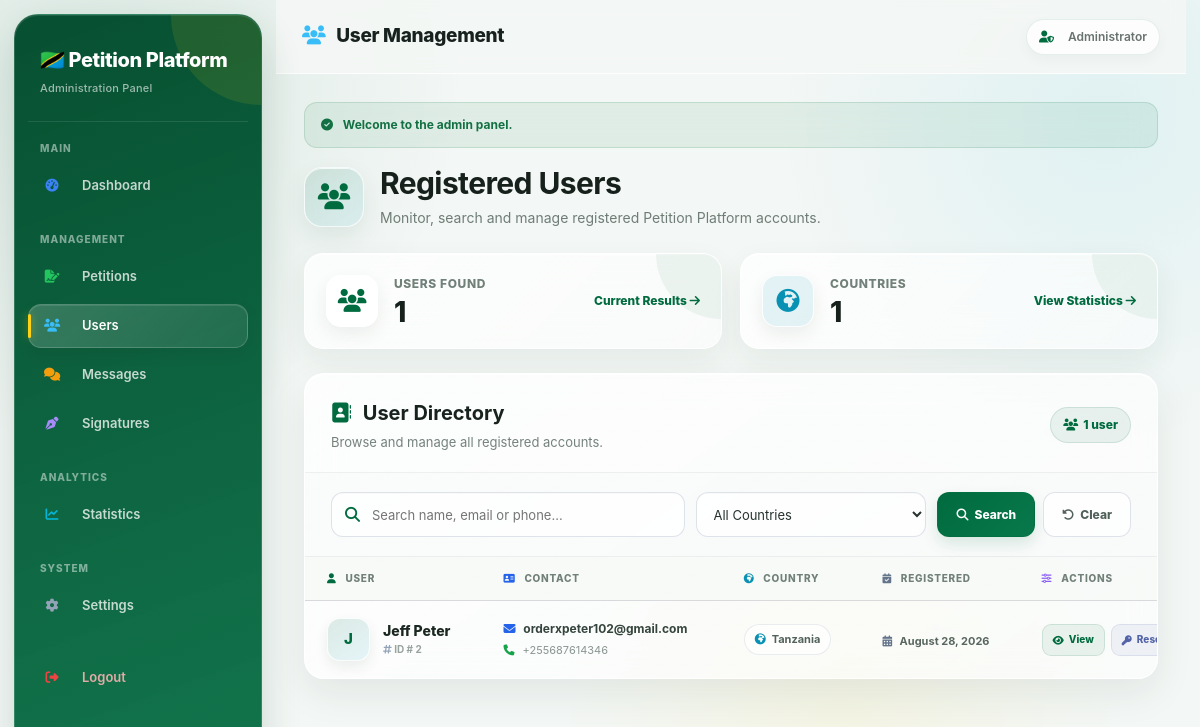
The app's page /admin/admin_users.php (signed in) with its own data.
### tables this page shows
CREATE TABLE `users` (
  `id` int(10) unsigned NOT NULL AUTO_INCREMENT,
  `fullname` varchar(100) NOT NULL,
  `email` varchar(150) NOT NULL,
  `google_id` varchar(255) DEFAULT NULL,
  `phone` varchar(30) DEFAULT NULL,
  `country` varchar(100) NOT NULL,
  `password` varchar(255) DEFAULT NULL,
  `password_reset_required` tinyint(1) NOT NULL DEFAULT 0,
  `created_at` timestamp NOT NULL DEFAULT current_timestamp(),
  PRIMARY KEY (`id`),
  UNIQUE KEY `email` (`email`),
  UNIQUE KEY `google_id` (`google_id`)
);

### admin/admin_users.php (the view, shortened to what the rows shown need)
<?php
require_once "../includes/db.php";
require_once "../includes/functions.php";
$per_page = 10;
$page = isset($_GET['page'])
    ? max(1, (int) $_GET['page'])
    : 1;
$offset = ($page - 1) * $per_page;
$sql = "
    SELECT
        id,
        fullname,
        email,
        phone,
        country,
        created_at
    FROM users
    WHERE 1 = 1
";
$params = [];
$types = "";
$sql .= "
    ORDER BY created_at DESC
    LIMIT ? OFFSET ?
";
$params[] = $per_page;
$params[] = $offset;
$types .= "ii";
$stmt = $conn->prepare($sql);
$users = [];
if ($stmt) {
    $stmt->bind_param(
        $types,
        ...$params
    );
    $stmt->execute();
    $user_result = $stmt->get_result();
    while ($row = $user_result->fetch_assoc()) {
        $users[] = $row;
    }
}
?>
<!DOCTYPE html>
<html lang="en">
<head>
    <link
        rel="stylesheet"
        href="css/admin.css"
    >
    <link
        rel="stylesheet"
        href="https://cdnjs.cloudflare.com/ajax/libs/font-awesome/6.5.2/css/all.min.css"
    >
</head>
<body>
<div class="admin-layout">
    <main class="admin-main">
        <header class="admin-topbar">
            <div>
                <h2>
                    <i
                        class="fa-solid fa-users"
                        style="color:#38bdf8;margin-right:7px;"
                    ></i>
                    User Management
                </h2>
            </div>
        </header>
        <div class="admin-content users-page">
            <div class="users-hero">
                <div class="users-hero-left">
                    <div>
                        <h1>
                            Registered Users
                        </h1>
                    </div>
                </div>
            </div>
            <div class="users-container">
                <div class="users-container-header">
                    <div class="users-container-title">
                        <h2>
                            <i class="fa-solid fa-address-book"></i>
                            User Directory
                        </h2>
                    </div>
                </div>
                <div class="users-table-scroll">
                    <?php if (!empty($users)): ?>
                        <table class="modern-users-table">
                            <thead>
                                <tr>
                                    <th>
                                        <i
                                            class="fa-solid fa-user table-header-icon user"
                                        ></i>
                                        User
                                    </th>
                                    <th>
                                        <i
                                            class="fa-solid fa-address-card table-header-icon contact"
                                        ></i>
                                        Contact
                                    </th>
                                    <th>
                                        <i
                                            class="fa-solid fa-earth-africa table-header-icon country"
                                        ></i>
                                        Country
                                    </th>
                                    <th>
                                        <i
                                            class="fa-solid fa-calendar-check table-header-icon date"
                                        ></i>
                                        Registered
                                    </th>
                                    <th>
                                        <i
                                            class="fa-solid fa-sliders table-header-icon actions"
                                        ></i>
                                        Actions
                                    </th>
                                </tr>
                            </thead>
                            <tbody>
                                <?php foreach ($users as $user): ?>
                                    <?php
                                    $fullname = trim(
                                        $user['fullname'] ?? ''
                                    );
                                    $initial = strtoupper(
                                        substr(
                                            $fullname ?: 'U',
                                            0,
                                            1
                                        )
                                    );
                                    ?>
                                    <tr>
                                        <td>
                                            <div class="modern-user">
                                                <div class="modern-avatar">
                                                    <?= e(
                                                        $initial
                                                    ) ?>
                                                </div>
                                                <div>
                                                    <div class="modern-user-name">
                                                        <?= e(
                                                            $fullname
                                                        ) ?>
                                                    </div>
                                                    <div class="modern-user-id">
                                                        <i class="fa-solid fa-hashtag"></i>
                                                        ID #
                                                        <?= (int) $user['id'] ?>
                                                    </div>
                                                </div>
                                            </div>
                                        </td>
                                        <td>
                                            <div class="modern-contact">
                                                <span class="modern-email">
                                                    <i class="fa-solid fa-envelope"></i>
                                                    <?= e(
                                                        $user['email']
                                                    ) ?>
                                                </span>
                                                <?php if (
                                                    !empty($user['phone'])
                                                ): ?>
                                                    <span class="modern-phone">
                                                        <i class="fa-solid fa-phone"></i>
                                                        <?= e(
                                                            $user['phone']
                                                        ) ?>
                                                    </span>
                                                <?php endif; ?>
                                            </div>
                                        </td>
                                        <td>
                                            <?php if (
                                                !empty($user['country'])
                                            ): ?>
                                                <span class="modern-country">
                                                    <i class="fa-solid fa-earth-africa"></i>
                                                    <?= e(
                                                        $user['country']
                                                    ) ?>
                                                </span>
                                            <?php endif; ?>
                                        </td>
                                        <td>
                                            <span class="modern-date">
                                                <i class="fa-solid fa-calendar-days"></i>
                                                <?= e(
                                                    format_date(
                                                        $user['created_at']
                                                    )
                                                ) ?>
                                            </span>
                                        </td>
                                        <td>
                                            <div class="modern-actions">
                                                <a
                                                    href="admin_user_view.php?id=<?= (int) $user['id'] ?>"
                                                    class="modern-action modern-action-view"
                                                >
                                                    <i class="fa-solid fa-eye"></i>
                                                    View
                                                </a>
                                                <a
                                                    href="admin_user_reset.php?id=<?= (int) $user['id'] ?>"
                                                    class="modern-action modern-action-reset"
                                                >
                                                    <i class="fa-solid fa-key"></i>
                                                    Reset
                                                </a>
                                            </div>
                                        </td>
                                    </tr>
                                <?php endforeach; ?>
                            </tbody>
                        </table>
                    <?php endif; ?>
                </div>
            </div>
        </div>
    </main>
</div>
</body>
</html>

### records on screen
users: fullname "J", fullname "Jeff Peter", id "2", email "orderxpeter102@gmail.com", phone "+255687614346", country "Tanzania", created_at "August 28, 2026"

### other values on screen
$flash['message'] "Welcome to the admin panel."
$total_users "1"
count($countries) "1"
